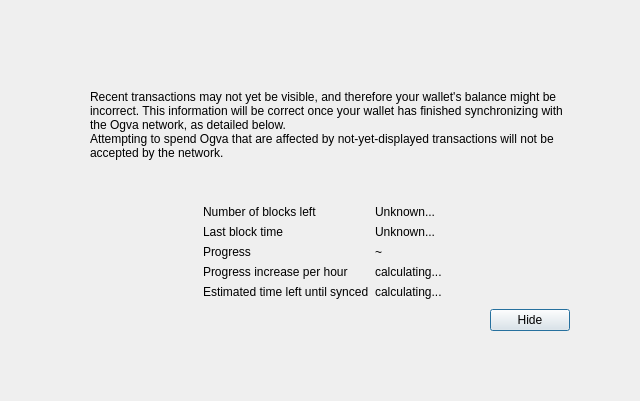
<?xml version="1.0" encoding="UTF-8"?>
<ui version="4.0">
 <class>ModalOverlay</class>
 <widget class="QWidget" name="ModalOverlay">
  <property name="geometry">
   <rect>
    <x>0</x>
    <y>0</y>
    <width>640</width>
    <height>401</height>
   </rect>
  </property>
  <property name="windowTitle">
   <string>Form</string>
  </property>
  <layout class="QVBoxLayout" name="verticalLayout" stretch="0">
   <property name="sizeConstraint">
    <enum>QLayout::SetDefaultConstraint</enum>
   </property>
   <property name="leftMargin">
    <number>0</number>
   </property>
   <property name="topMargin">
    <number>0</number>
   </property>
   <property name="rightMargin">
    <number>0</number>
   </property>
   <property name="bottomMargin">
    <number>0</number>
   </property>
   <item>
    <widget class="QWidget" name="bgWidget" native="true">
     <property name="styleSheet">
      <string notr="true"/>
     </property>
     <layout class="QVBoxLayout" name="verticalLayoutMain" stretch="0">
      <property name="leftMargin">
       <number>60</number>
      </property>
      <property name="topMargin">
       <number>60</number>
      </property>
      <property name="rightMargin">
       <number>60</number>
      </property>
      <property name="bottomMargin">
       <number>60</number>
      </property>
      <item>
       <widget class="QWidget" name="contentWidget" native="true">
        <property name="styleSheet">
         <string notr="true"/>
        </property>
        <layout class="QVBoxLayout" name="verticalLayoutSub" stretch="1,0,0,0,0">
         <property name="spacing">
          <number>0</number>
         </property>
         <property name="leftMargin">
          <number>10</number>
         </property>
         <property name="topMargin">
          <number>10</number>
         </property>
         <property name="rightMargin">
          <number>10</number>
         </property>
         <property name="bottomMargin">
          <number>10</number>
         </property>
         <item>
          <layout class="QHBoxLayout" name="horizontalLayoutIconText" stretch="0,1">
           <property name="topMargin">
            <number>20</number>
           </property>
           <item>
            <layout class="QVBoxLayout" name="verticalLayoutIcon">
             <property name="leftMargin">
              <number>0</number>
             </property>
             <item>
              <widget class="QLabel" name="warningIcon">
               <property name="text">
                <string/>
               </property>
              </widget>
             </item>
             <item>
              <spacer name="verticalSpacerWarningIcon">
               <property name="orientation">
                <enum>Qt::Vertical</enum>
               </property>
               <property name="sizeHint" stdset="0">
                <size>
                 <width>20</width>
                 <height>40</height>
                </size>
               </property>
              </spacer>
             </item>
            </layout>
           </item>
           <item>
            <layout class="QVBoxLayout" name="verticalLayoutInfoText">
             <property name="leftMargin">
              <number>0</number>
             </property>
             <property name="topMargin">
              <number>0</number>
             </property>
             <item>
              <widget class="QLabel" name="infoText">
               <property name="text">
                <string>Recent transactions may not yet be visible, and therefore your wallet's balance might be incorrect. This information will be correct once your wallet has finished synchronizing with the Ogva network, as detailed below.</string>
               </property>
               <property name="textFormat">
                <enum>Qt::RichText</enum>
               </property>
               <property name="wordWrap">
                <bool>true</bool>
               </property>
              </widget>
             </item>
             <item>
              <widget class="QLabel" name="infoTextStrong">
               <property name="text">
                <string>Attempting to spend Ogva that are affected by not-yet-displayed transactions will not be accepted by the network.</string>
               </property>
               <property name="textFormat">
                <enum>Qt::RichText</enum>
               </property>
               <property name="wordWrap">
                <bool>true</bool>
               </property>
              </widget>
             </item>
             <item>
              <spacer name="verticalSpacerInTextSpace">
               <property name="orientation">
                <enum>Qt::Vertical</enum>
               </property>
               <property name="sizeHint" stdset="0">
                <size>
                 <width>20</width>
                 <height>40</height>
                </size>
               </property>
              </spacer>
             </item>
            </layout>
           </item>
          </layout>
         </item>
         <item>
          <spacer name="verticalSpacerAfterText">
           <property name="orientation">
            <enum>Qt::Vertical</enum>
           </property>
           <property name="sizeHint" stdset="0">
            <size>
             <width>20</width>
             <height>40</height>
            </size>
           </property>
          </spacer>
         </item>
         <item>
          <layout class="QFormLayout" name="formLayout">
           <property name="fieldGrowthPolicy">
            <enum>QFormLayout::FieldsStayAtSizeHint</enum>
           </property>
           <property name="formAlignment">
            <set>Qt::AlignHCenter|Qt::AlignTop</set>
           </property>
           <property name="horizontalSpacing">
            <number>6</number>
           </property>
           <property name="verticalSpacing">
            <number>6</number>
           </property>
           <property name="topMargin">
            <number>10</number>
           </property>
           <item row="0" column="0">
            <widget class="QLabel" name="labelNumberOfBlocksLeft">
             <property name="text">
              <string>Number of blocks left</string>
             </property>
            </widget>
           </item>
           <item row="0" column="1">
            <widget class="QLabel" name="numberOfBlocksLeft">
             <property name="text">
              <string>Unknown...</string>
             </property>
            </widget>
           </item>
           <item row="1" column="0">
            <widget class="QLabel" name="labelLastBlockTime">
             <property name="text">
              <string>Last block time</string>
             </property>
            </widget>
           </item>
           <item row="1" column="1">
            <widget class="QLabel" name="newestBlockDate">
             <property name="sizePolicy">
              <sizepolicy hsizetype="Maximum" vsizetype="Preferred">
               <horstretch>0</horstretch>
               <verstretch>0</verstretch>
              </sizepolicy>
             </property>
             <property name="text">
              <string>Unknown...</string>
             </property>
            </widget>
           </item>
           <item row="2" column="0">
            <widget class="QLabel" name="labelSyncDone">
             <property name="text">
              <string>Progress</string>
             </property>
            </widget>
           </item>
           <item row="2" column="1">
            <layout class="QHBoxLayout" name="horizontalLayoutSync" stretch="0,1">
             <item>
              <widget class="QLabel" name="percentageProgress">
               <property name="text">
                <string notr="true">~</string>
               </property>
              </widget>
             </item>
            </layout>
           </item>
           <item row="4" column="0">
            <widget class="QLabel" name="labelProgressIncrease">
             <property name="text">
              <string>Progress increase per hour</string>
             </property>
            </widget>
           </item>
           <item row="4" column="1">
            <widget class="QLabel" name="progressIncreasePerH">
             <property name="text">
              <string>calculating...</string>
             </property>
            </widget>
           </item>
           <item row="5" column="0">
            <widget class="QLabel" name="labelEstimatedTimeLeft">
             <property name="text">
              <string>Estimated time left until synced</string>
             </property>
            </widget>
           </item>
           <item row="5" column="1">
            <widget class="QLabel" name="expectedTimeLeft">
             <property name="text">
              <string>calculating...</string>
             </property>
            </widget>
           </item>
          </layout>
         </item>
         <item>
          <layout class="QHBoxLayout" name="horizontalLayoutButtons">
           <property name="leftMargin">
            <number>10</number>
           </property>
           <property name="topMargin">
            <number>10</number>
           </property>
           <item>
            <spacer name="horizontalSpacer">
             <property name="orientation">
              <enum>Qt::Horizontal</enum>
             </property>
             <property name="sizeHint" stdset="0">
              <size>
               <width>40</width>
               <height>20</height>
              </size>
             </property>
            </spacer>
           </item>
           <item>
            <widget class="QPushButton" name="closeButton">
             <property name="text">
              <string>Hide</string>
             </property>
             <property name="shortcut">
              <string notr="true">Esc</string>
             </property>
             <property name="focusPolicy">
              <enum>Qt::StrongFocus</enum>
             </property>
             <property name="default">
              <bool>true</bool>
             </property>
            </widget>
           </item>
          </layout>
         </item>
         <item>
          <layout class="QVBoxLayout" name="verticalLayout_2">
           <item>
            <spacer name="verticalSpacer">
             <property name="orientation">
              <enum>Qt::Vertical</enum>
             </property>
             <property name="sizeHint" stdset="0">
              <size>
               <width>20</width>
               <height>40</height>
              </size>
             </property>
            </spacer>
           </item>
          </layout>
         </item>
        </layout>
       </widget>
      </item>
     </layout>
    </widget>
   </item>
  </layout>
 </widget>
 <resources/>
 <connections/>
</ui>
